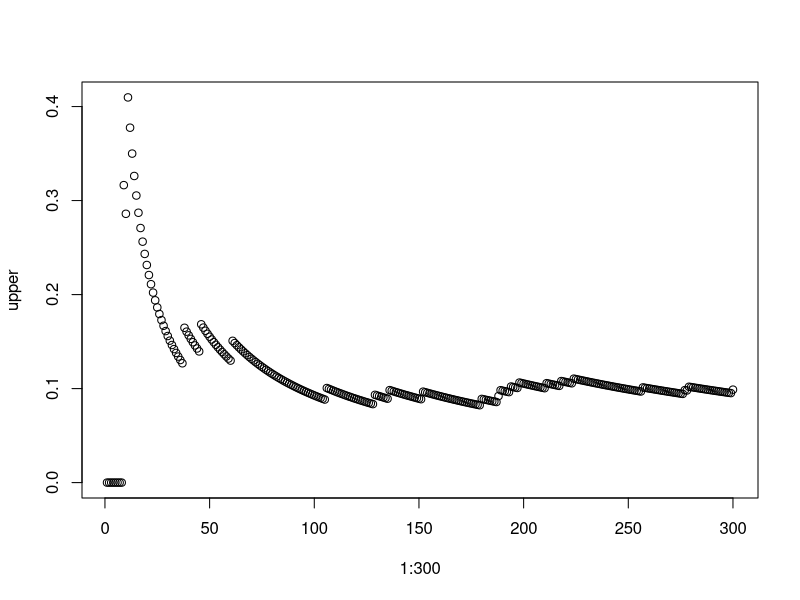
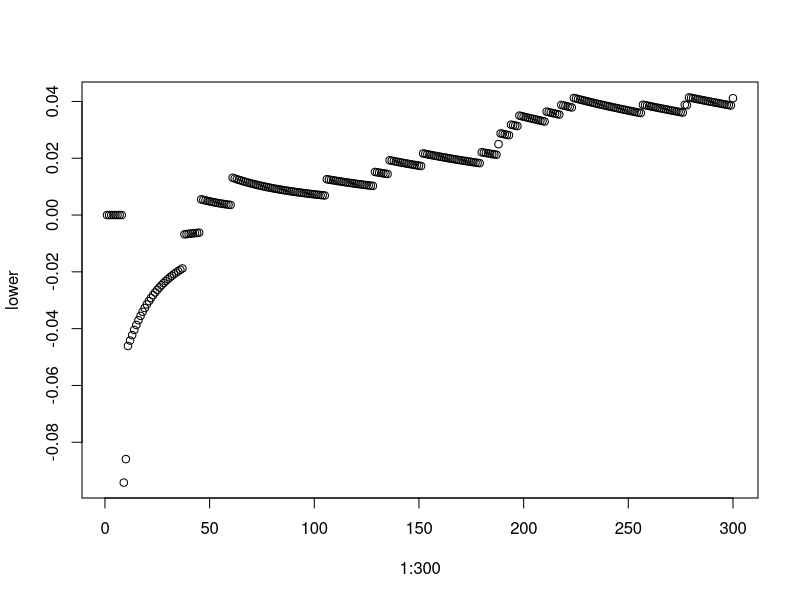

Generate these figures, in order, with R:
# Aman Patel
# CSCI-C 365
# February 4, 2021

# Homework 1

################################################################################

# Question 1

# 1a.

W = rep(0, 10000)
for (i in 1:10000) {
  winner = 0
  # while loop will iterate until a player wins
  while (winner == 0) {
    a = sample(0:1, 1)
    b = sample(0:1, 1)
    c = sample(0:1, 1)
    if (a != b & a != c){
      winner = 1
    }
    if (b != a & b != c){
      winner = 2
    }
    if (c != a & c != b){
      winner = 3
    }
  }
  W[i] = winner
}

a_wins = length(W[W == 1])
a_prob = a_wins / 10000

# 1b.

# 1 / sqrt(n) <= 0.02
# n >= 2500

# 1c.

# The confidence interval assumes a 95% chance of success.
# 95% of the time, the true probability will fall within the confidence interval.
# Also, the simple 1/sqrt(n) rule is pretty accurate, but it isn't perfect.

# 1d.

# True probability: 1/3

# There are 1/(2^3) possibilities for the three coin flips, but only 6 have winners.
# 2 out of the 6 outcomes are a win for A (HTT, THH).
# P(A wins) = 2/6 = 1/3

################################################################################

# Question 2

# 2a.

# 1/sqrt(n) <= 0.005
# n >= 40000

# When turn = 1, it is A's turn
# A red card is drawn when int > 0.5

X = rep(0, 40000)
for (i in 1:40000) {
  turn = 0
  int = 0
  while (int < 0.5) {
    if (turn == 0) {
      turn = 1
    }
    else {
      turn = 0
    }
    int = runif(1, 0, 1)
  }
  X[i] = turn
}

p_A = sum(X) / length(X)

# 2b.

# True Probability: 2/3

# The probability A selects a red with its first draw: 1/2
# The probability A selects a red with its second draw: 1/8
# This is because A has a 1/2 chance to get black as does B, then 1/2 for A to get red.
# The probabilities get progressively smaller by 1/4 each time
# 1/2 + 1/8 + 1/32 + 1/128 + ... = 2/3

sum = 0
for (i in 0:1000) {
  sum = sum + 1/(2^(2 * i + 1))
}
sum

################################################################################

# Question 3

# 3a.

# Omega is composed of every possible arrangement of two unique cards.

# Assuming order matters, there are 52 possibilities for the first card and
# 51 for the second, yielding 2652 potential outcomes.

# If order does not matter, each pair would be counted twice. There would be
# 1326 unique outcomes.

# 3b.

# If order matters: 13 * (4 * 3) = 156
# If order does not matter: 13 * (4 * 3) / 2 = 78

# 3c.

# 156/2652 = 78/1326 = 1/17 = 0.05882353
156/2652

################################################################################

# Question 4

# 4a.

Y = rep(0, 300)
for (i in 1:300) {
  int = runif(1, 0, 1)
  if (int <= 0.1) {
    Y[i] = 1
  }
  else {
    Y[i] = 0
  }
}
n = 300
phat = sum(Y) / n
margin = 1.96 * sqrt(phat * (1-phat) / n)
sprintf("%f +- %f", phat, margin)
sprintf("(%f, %f)", phat - margin, phat + margin)

# 4b.

Y2 = rep(0, 300)
upper = rep(0, 300)
lower = rep(0, 300)
for (i in 1:300) {
  int = runif(1, 0, 1)
  if (int <= 0.1) {
    Y2[i] = 1
  }
  else {
    Y2[i] = 0
  }
  prog_phat = sum(Y2) / i
  prog_margin = 1.96 * sqrt(prog_phat * (1-prog_phat) / i)
  upper[i] = prog_phat + prog_margin
  lower[i] = prog_phat - prog_margin
}
plot(1:300, upper)
plot(1:300, lower)

# 4c.
S = rep(0, 1000)
for (j in 1:1000) {
  Y3 = rep(0, 300)
  for (i in 1:300) {
    int = runif(1, 0, 1)
    if (int <= 0.1) {
      Y3[i] = 1
    }
    else {
      Y3[i] = 0
    }
  }
  n = 300
  phat = sum(Y3) / n
  margin = 1.96 * sqrt(phat * (1-phat) / n)
  if ((phat + margin) > 0.1 & (phat - margin) < 0.1) {
    S[j] = 1
  }
  else {
    S[j] = 0
  }
}

prob = sum(S) / length(S)

################################################################################

# Question 5

# P(A = 1) = 1/n
# P(B < A) = 0

# P(A = 2) = 1/n
# P(B < A) = 1/(n-1)

# P(A = 3) = 1/n
# P(B < A) = 2/(n-1)

# ...

# P(A = n) = 1/n
# P(B < A) = 1

# The probability of A's selection remains 1/n while the probability of B's
# selection being less than A increases by 1/(n-1).

# Multiply the probabilities for each set of events and find the sum.

# 1/n * 0 + 1/n * 1/(n-1) + 1/n * 2/(n-1)
# (1 + 2 + 3 + ... + n-1)/(n^2 - n) = (n)*((n-1)/2)/(n^2 - n)

# Final probability: (n^2 - n)/ (2n^2 - 2n) = 1/2

################################################################################

# Question 6

p = c(.1, .2, .3, .35, .02, .03)
res = 7-length(p[cumsum(p) > runif(1, 0, 1)])

# Simulate 10000 trials to check if probabilities are close to expected.
Z = rep(0, 10000)
num1 = 0
num2 = 0
num3 = 0
num4 = 0
num5 = 0
num6 = 0
for (i in 1:10000) {
  res = 7-length(p[cumsum(p) > runif(1, 0, 1)])
  Z[i] = res
  if (res == 1) num1 = num1 + 1
  if (res == 2) num2 = num2 + 1
  if (res == 3) num3 = num3 + 1
  if (res == 4) num4 = num4 + 1
  if (res == 5) num5 = num5 + 1
  if (res == 6) num6 = num6 + 1
}
p1 = num1/10000
p2 = num2/10000
p3 = num3/10000
p4 = num4/10000
p5 = num5/10000
p6 = num6/10000

################################################################################

# Question 7

# 7a.

# Probability both No = 0.4

# 7b.

# Probability either Yes = 0.3 + 0.2 + 0.1 = 0.6

# 7c.

# Probability Q1 Yes = 0.3 + 0.2 = 0.5

# 7d.

# The events are not mutually exclusive because the intersection is not empty.
# 30% of individuals answered both questions positively (intersection).
